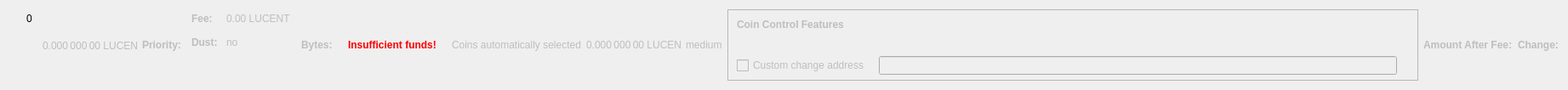
    <widget class="QWidget" name="dummyHideWidget" native="true">
     <property name="maximumSize">
      <size>
       <width>100</width>
       <height>22</height>
      </size>
     </property>
     <layout class="QHBoxLayout" name="dummyHideLayout">
      <item>
       <layout class="QFormLayout" name="formLayoutCoinControl1">
        <property name="horizontalSpacing">
         <number>10</number>
        </property>
        <property name="verticalSpacing">
         <number>14</number>
        </property>
        <property name="leftMargin">
         <number>10</number>
        </property>
        <property name="topMargin">
         <number>4</number>
        </property>
        <property name="rightMargin">
         <number>6</number>
        </property>
        <item row="0" column="1">
         <widget class="QLabel" name="labelCoinControlBytes">
          <property name="cursor">
           <cursorShape>IBeamCursor</cursorShape>
          </property>
          <property name="contextMenuPolicy">
           <enum>Qt::ActionsContextMenu</enum>
          </property>
          <property name="text">
           <string notr="true">0</string>
          </property>
          <property name="textInteractionFlags">
           <set>Qt::LinksAccessibleByMouse|Qt::TextSelectableByKeyboard|Qt::TextSelectableByMouse</set>
          </property>
         </widget>
        </item>
       </layout>
      </item>
      <item>
       <widget class="QLabel" name="labelCoinControlAfterFee">
        <property name="enabled">
         <bool>false</bool>
        </property>
        <property name="sizePolicy">
         <sizepolicy hsizetype="Fixed" vsizetype="Fixed">
          <horstretch>0</horstretch>
          <verstretch>0</verstretch>
         </sizepolicy>
        </property>
        <property name="minimumSize">
         <size>
          <width>111</width>
          <height>12</height>
         </size>
        </property>
        <property name="maximumSize">
         <size>
          <width>111</width>
          <height>12</height>
         </size>
        </property>
        <property name="cursor">
         <cursorShape>IBeamCursor</cursorShape>
        </property>
        <property name="contextMenuPolicy">
         <enum>Qt::ActionsContextMenu</enum>
        </property>
        <property name="text">
         <string notr="true">0.000 000 00 LUCENT</string>
        </property>
        <property name="textInteractionFlags">
         <set>Qt::LinksAccessibleByMouse|Qt::TextSelectableByKeyboard|Qt::TextSelectableByMouse</set>
        </property>
       </widget>
      </item>
      <item>
       <widget class="QLabel" name="labelCoinControlPriorityText">
        <property name="enabled">
         <bool>false</bool>
        </property>
        <property name="font">
         <font>
          <weight>75</weight>
          <bold>true</bold>
         </font>
        </property>
        <property name="text">
         <string>Priority:</string>
        </property>
       </widget>
      </item>
      <item>
       <layout class="QHBoxLayout" name="horizontalLayout"/>
      </item>
      <item>
       <layout class="QFormLayout" name="formLayoutCoinControl3">
        <property name="horizontalSpacing">
         <number>10</number>
        </property>
        <property name="verticalSpacing">
         <number>14</number>
        </property>
        <property name="leftMargin">
         <number>6</number>
        </property>
        <property name="topMargin">
         <number>4</number>
        </property>
        <property name="rightMargin">
         <number>6</number>
        </property>
        <item row="0" column="0">
         <widget class="QLabel" name="labelCoinControlFeeText">
          <property name="enabled">
           <bool>false</bool>
          </property>
          <property name="font">
           <font>
            <weight>75</weight>
            <bold>true</bold>
           </font>
          </property>
          <property name="text">
           <string>Fee:</string>
          </property>
          <property name="margin">
           <number>0</number>
          </property>
         </widget>
        </item>
        <item row="0" column="1">
         <widget class="QLabel" name="labelCoinControlFee">
          <property name="enabled">
           <bool>false</bool>
          </property>
          <property name="cursor">
           <cursorShape>IBeamCursor</cursorShape>
          </property>
          <property name="contextMenuPolicy">
           <enum>Qt::ActionsContextMenu</enum>
          </property>
          <property name="text">
           <string notr="true">0.00 LUCENT</string>
          </property>
          <property name="textInteractionFlags">
           <set>Qt::LinksAccessibleByMouse|Qt::TextSelectableByKeyboard|Qt::TextSelectableByMouse</set>
          </property>
         </widget>
        </item>
        <item row="1" column="0">
         <widget class="QLabel" name="labelCoinControlLowOutputText">
          <property name="enabled">
           <bool>false</bool>
          </property>
          <property name="font">
           <font>
            <weight>75</weight>
            <bold>true</bold>
           </font>
          </property>
          <property name="text">
           <string>Dust:</string>
          </property>
         </widget>
        </item>
        <item row="1" column="1">
         <widget class="QLabel" name="labelCoinControlLowOutput">
          <property name="enabled">
           <bool>false</bool>
          </property>
          <property name="cursor">
           <cursorShape>IBeamCursor</cursorShape>
          </property>
          <property name="contextMenuPolicy">
           <enum>Qt::ActionsContextMenu</enum>
          </property>
          <property name="text">
           <string>no</string>
          </property>
          <property name="textInteractionFlags">
           <set>Qt::LinksAccessibleByMouse|Qt::TextSelectableByKeyboard|Qt::TextSelectableByMouse</set>
          </property>
         </widget>
        </item>
       </layout>
      </item>
      <item>
       <widget class="QLabel" name="labelCoinControlBytesText">
        <property name="enabled">
         <bool>false</bool>
        </property>
        <property name="font">
         <font>
          <weight>75</weight>
          <bold>true</bold>
         </font>
        </property>
        <property name="text">
         <string>Bytes:</string>
        </property>
       </widget>
      </item>
      <item>
       <layout class="QFormLayout" name="formLayoutCoinControl2">
        <property name="horizontalSpacing">
         <number>10</number>
        </property>
        <property name="verticalSpacing">
         <number>14</number>
        </property>
        <property name="leftMargin">
         <number>6</number>
        </property>
        <property name="topMargin">
         <number>4</number>
        </property>
        <property name="rightMargin">
         <number>6</number>
        </property>
       </layout>
      </item>
      <item>
       <layout class="QHBoxLayout" name="horizontalLayoutCoinControl2">
        <property name="spacing">
         <number>8</number>
        </property>
        <property name="bottomMargin">
         <number>10</number>
        </property>
       </layout>
      </item>
      <item>
       <widget class="QLabel" name="labelCoinControlInsuffFunds">
        <property name="enabled">
         <bool>false</bool>
        </property>
        <property name="minimumSize">
         <size>
          <width>0</width>
          <height>0</height>
         </size>
        </property>
        <property name="font">
         <font>
          <weight>75</weight>
          <bold>true</bold>
         </font>
        </property>
        <property name="styleSheet">
         <string notr="true">color:red;font-weight:bold;</string>
        </property>
        <property name="text">
         <string>Insufficient funds!</string>
        </property>
        <property name="margin">
         <number>5</number>
        </property>
       </widget>
      </item>
      <item>
       <layout class="QFormLayout" name="formLayoutCoinControl4">
        <property name="horizontalSpacing">
         <number>10</number>
        </property>
        <property name="verticalSpacing">
         <number>14</number>
        </property>
        <property name="leftMargin">
         <number>6</number>
        </property>
        <property name="topMargin">
         <number>4</number>
        </property>
        <property name="rightMargin">
         <number>6</number>
        </property>
       </layout>
      </item>
      <item>
       <widget class="QLabel" name="labelCoinControlAutomaticallySelected">
        <property name="enabled">
         <bool>false</bool>
        </property>
        <property name="sizePolicy">
         <sizepolicy hsizetype="Fixed" vsizetype="Fixed">
          <horstretch>0</horstretch>
          <verstretch>0</verstretch>
         </sizepolicy>
        </property>
        <property name="minimumSize">
         <size>
          <width>0</width>
          <height>0</height>
         </size>
        </property>
        <property name="maximumSize">
         <size>
          <width>240</width>
          <height>16777215</height>
         </size>
        </property>
        <property name="text">
         <string>Coins automatically selected</string>
        </property>
        <property name="margin">
         <number>5</number>
        </property>
       </widget>
      </item>
      <item>
       <widget class="QLabel" name="labelCoinControlChange">
        <property name="enabled">
         <bool>false</bool>
        </property>
        <property name="sizePolicy">
         <sizepolicy hsizetype="Fixed" vsizetype="Fixed">
          <horstretch>0</horstretch>
          <verstretch>0</verstretch>
         </sizepolicy>
        </property>
        <property name="minimumSize">
         <size>
          <width>111</width>
          <height>0</height>
         </size>
        </property>
        <property name="maximumSize">
         <size>
          <width>111</width>
          <height>16777215</height>
         </size>
        </property>
        <property name="cursor">
         <cursorShape>IBeamCursor</cursorShape>
        </property>
        <property name="contextMenuPolicy">
         <enum>Qt::ActionsContextMenu</enum>
        </property>
        <property name="text">
         <string notr="true">0.000 000 00 LUCENT</string>
        </property>
        <property name="textInteractionFlags">
         <set>Qt::LinksAccessibleByMouse|Qt::TextSelectableByKeyboard|Qt::TextSelectableByMouse</set>
        </property>
       </widget>
      </item>
      <item>
       <widget class="QLabel" name="labelCoinControlPriority">
        <property name="enabled">
         <bool>false</bool>
        </property>
        <property name="cursor">
         <cursorShape>IBeamCursor</cursorShape>
        </property>
        <property name="contextMenuPolicy">
         <enum>Qt::ActionsContextMenu</enum>
        </property>
        <property name="text">
         <string>medium</string>
        </property>
        <property name="textInteractionFlags">
         <set>Qt::LinksAccessibleByMouse|Qt::TextSelectableByKeyboard|Qt::TextSelectableByMouse</set>
        </property>
       </widget>
      </item>
      <item>
       <widget class="QFrame" name="frameCoinControl">
        <property name="sizePolicy">
         <sizepolicy hsizetype="Expanding" vsizetype="Expanding">
          <horstretch>0</horstretch>
          <verstretch>0</verstretch>
         </sizepolicy>
        </property>
        <property name="maximumSize">
         <size>
          <width>16777215</width>
          <height>16777215</height>
         </size>
        </property>
        <property name="frameShape">
         <enum>QFrame::StyledPanel</enum>
        </property>
        <property name="frameShadow">
         <enum>QFrame::Sunken</enum>
        </property>
        <layout class="QVBoxLayout" name="verticalLayoutCoinControl2_2">
         <property name="spacing">
          <number>0</number>
         </property>
         <property name="leftMargin">
          <number>0</number>
         </property>
         <property name="topMargin">
          <number>0</number>
         </property>
         <property name="rightMargin">
          <number>0</number>
         </property>
         <property name="bottomMargin">
          <number>6</number>
         </property>
         <item>
          <layout class="QVBoxLayout" name="verticalLayoutCoinControl" stretch="0,0,0,1">
           <property name="spacing">
            <number>0</number>
           </property>
           <property name="leftMargin">
            <number>10</number>
           </property>
           <property name="topMargin">
            <number>10</number>
           </property>
           <item>
            <layout class="QHBoxLayout" name="horizontalLayoutCoinControl1">
             <property name="bottomMargin">
              <number>15</number>
             </property>
             <item>
              <widget class="QLabel" name="labelCoinControlFeatures">
               <property name="enabled">
                <bool>false</bool>
               </property>
               <property name="sizePolicy">
                <sizepolicy hsizetype="Preferred" vsizetype="Maximum">
                 <horstretch>0</horstretch>
                 <verstretch>0</verstretch>
                </sizepolicy>
               </property>
               <property name="font">
                <font>
                 <weight>75</weight>
                 <bold>true</bold>
                </font>
               </property>
               <property name="styleSheet">
                <string notr="true">font-weight:bold;</string>
               </property>
               <property name="text">
                <string>Coin Control Features</string>
               </property>
              </widget>
             </item>
            </layout>
           </item>
           <item>
            <widget class="QWidget" name="widgetCoinControl" native="true">
             <property name="sizePolicy">
              <sizepolicy hsizetype="Preferred" vsizetype="Preferred">
               <horstretch>0</horstretch>
               <verstretch>0</verstretch>
              </sizepolicy>
             </property>
             <property name="minimumSize">
              <size>
               <width>0</width>
               <height>0</height>
              </size>
             </property>
             <property name="styleSheet">
              <string notr="true"/>
             </property>
             <layout class="QHBoxLayout" name="horizontalLayoutCoinControl5_2">
              <property name="leftMargin">
               <number>0</number>
              </property>
              <property name="topMargin">
               <number>0</number>
              </property>
              <property name="rightMargin">
               <number>0</number>
              </property>
              <property name="bottomMargin">
               <number>0</number>
              </property>
              <item>
               <layout class="QHBoxLayout" name="horizontalLayoutCoinControl3">
                <property name="spacing">
                 <number>20</number>
                </property>
                <property name="topMargin">
                 <number>0</number>
                </property>
                <property name="bottomMargin">
                 <number>10</number>
                </property>
               </layout>
              </item>
             </layout>
            </widget>
           </item>
           <item>
            <layout class="QHBoxLayout" name="horizontalLayoutCoinControl4" stretch="0,0,0">
             <property name="spacing">
              <number>12</number>
             </property>
             <property name="sizeConstraint">
              <enum>QLayout::SetDefaultConstraint</enum>
             </property>
             <property name="topMargin">
              <number>5</number>
             </property>
             <property name="rightMargin">
              <number>5</number>
             </property>
             <item>
              <widget class="QCheckBox" name="checkBoxCoinControlChange">
               <property name="enabled">
                <bool>false</bool>
               </property>
               <property name="toolTip">
                <string>If this is activated, but the change address is empty or invalid, change will be sent to a newly generated address.</string>
               </property>
               <property name="text">
                <string>Custom change address</string>
               </property>
              </widget>
             </item>
             <item>
              <widget class="QValidatedLineEdit" name="lineEditCoinControlChange">
               <property name="enabled">
                <bool>false</bool>
               </property>
               <property name="sizePolicy">
                <sizepolicy hsizetype="Expanding" vsizetype="Fixed">
                 <horstretch>0</horstretch>
                 <verstretch>0</verstretch>
                </sizepolicy>
               </property>
              </widget>
             </item>
             <item>
              <widget class="QLabel" name="labelCoinControlChangeLabel_2">
               <property name="sizePolicy">
                <sizepolicy hsizetype="Preferred" vsizetype="Expanding">
                 <horstretch>0</horstretch>
                 <verstretch>0</verstretch>
                </sizepolicy>
               </property>
               <property name="minimumSize">
                <size>
                 <width>0</width>
                 <height>0</height>
                </size>
               </property>
               <property name="text">
                <string/>
               </property>
               <property name="margin">
                <number>3</number>
               </property>
              </widget>
             </item>
            </layout>
           </item>
           <item>
            <spacer name="verticalSpacerCoinControl">
             <property name="orientation">
              <enum>Qt::Vertical</enum>
             </property>
             <property name="sizeHint" stdset="0">
              <size>
               <width>800</width>
               <height>1</height>
              </size>
             </property>
            </spacer>
           </item>
          </layout>
         </item>
        </layout>
       </widget>
      </item>
      <item>
       <widget class="QLabel" name="labelCoinControlAfterFeeText">
        <property name="enabled">
         <bool>false</bool>
        </property>
        <property name="minimumSize">
         <size>
          <width>0</width>
          <height>0</height>
         </size>
        </property>
        <property name="maximumSize">
         <size>
          <width>16777215</width>
          <height>16777215</height>
         </size>
        </property>
        <property name="font">
         <font>
          <weight>75</weight>
          <bold>true</bold>
         </font>
        </property>
        <property name="text">
         <string>Amount After Fee:</string>
        </property>
        <property name="alignment">
         <set>Qt::AlignLeading|Qt::AlignLeft|Qt::AlignVCenter</set>
        </property>
        <property name="margin">
         <number>0</number>
        </property>
       </widget>
      </item>
      <item>
       <widget class="QLabel" name="labelCoinControlChangeText">
        <property name="enabled">
         <bool>false</bool>
        </property>
        <property name="sizePolicy">
         <sizepolicy hsizetype="Preferred" vsizetype="Preferred">
          <horstretch>0</horstretch>
          <verstretch>0</verstretch>
         </sizepolicy>
        </property>
        <property name="minimumSize">
         <size>
          <width>0</width>
          <height>0</height>
         </size>
        </property>
        <property name="maximumSize">
         <size>
          <width>16777215</width>
          <height>16777215</height>
         </size>
        </property>
        <property name="font">
         <font>
          <weight>75</weight>
          <bold>true</bold>
         </font>
        </property>
        <property name="text">
         <string>Change:</string>
        </property>
        <property name="alignment">
         <set>Qt::AlignLeading|Qt::AlignLeft|Qt::AlignVCenter</set>
        </property>
       </widget>
      </item>
     </layout>
    </widget>
